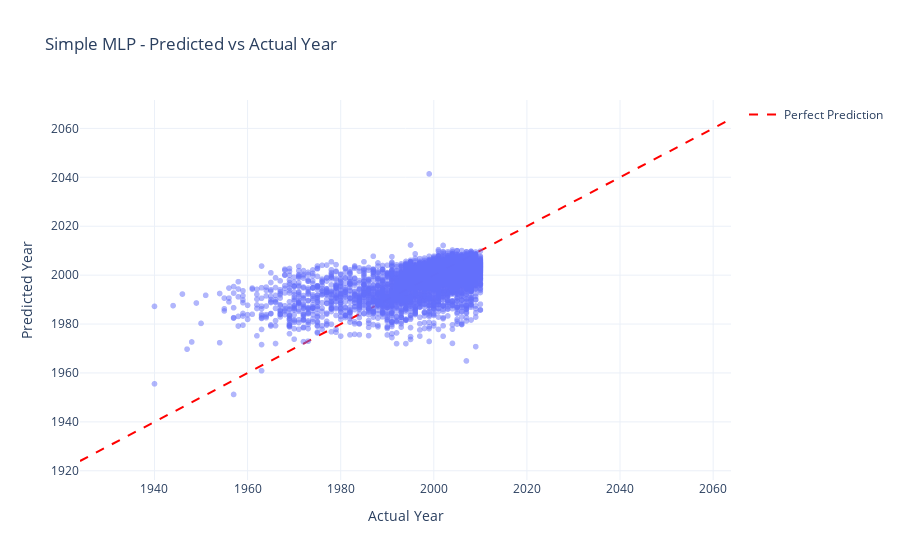

Source (notebook cell):
### Code cell
y_test_pred = best_model.predict(X_test, verbose=0).flatten()

sample_size = 5000
sample_idx = np.random.choice(len(y_test), sample_size, replace=False)

fig = px.scatter(
    x=y_test[sample_idx],
    y=y_test_pred[sample_idx],
    title=f'{best_model_name} - Predicted vs Actual Year',
    labels={'x': 'Actual Year', 'y': 'Predicted Year'},
    opacity=0.5
)

min_val = min(y_test.min(), y_test_pred.min())
max_val = max(y_test.max(), y_test_pred.max())
fig.add_trace(go.Scatter(
    x=[min_val, max_val],
    y=[min_val, max_val],
    mode='lines',
    name='Perfect Prediction',
    line=dict(color='red', dash='dash')
))

fig.update_layout(template='plotly_white')
fig.write_html('reports/figures/31_best_dl_predictions.html')
fig.show()

### Figure 1 — Plotly figure (JSON) as saved in the notebook; plotly's stock layout.template omitted (floating-point values rounded to 4 significant figures; data arrays with more than 128 entries replaced by an {"elided": "..."} marker saying what was removed)
{"data": [{"hovertemplate": "Actual Year=%{x}<br>Predicted Year=%{y}<extra></extra>", "legendgroup": "", "marker": {"color": "#636efa", "opacity": 0.5, "symbol": "circle"}, "mode": "markers", "name": "", "showlegend": false, "type": "scattergl", "x": {"elided": "5000 int values"}, "xaxis": "x", "y": {"elided": "5000 float values"}, "yaxis": "y"}, {"line": {"color": "red", "dash": "dash"}, "mode": "lines", "name": "Perfect Prediction", "type": "scatter", "x": [1924, 2064.0], "y": [1924, 2064.0]}], "layout": {"legend": {"tracegroupgap": 0}, "title": {"text": "Simple MLP - Predicted vs Actual Year"}, "xaxis": {"anchor": "y", "domain": [0, 1], "title": {"text": "Actual Year"}}, "yaxis": {"anchor": "x", "domain": [0, 1], "title": {"text": "Predicted Year"}}}}
